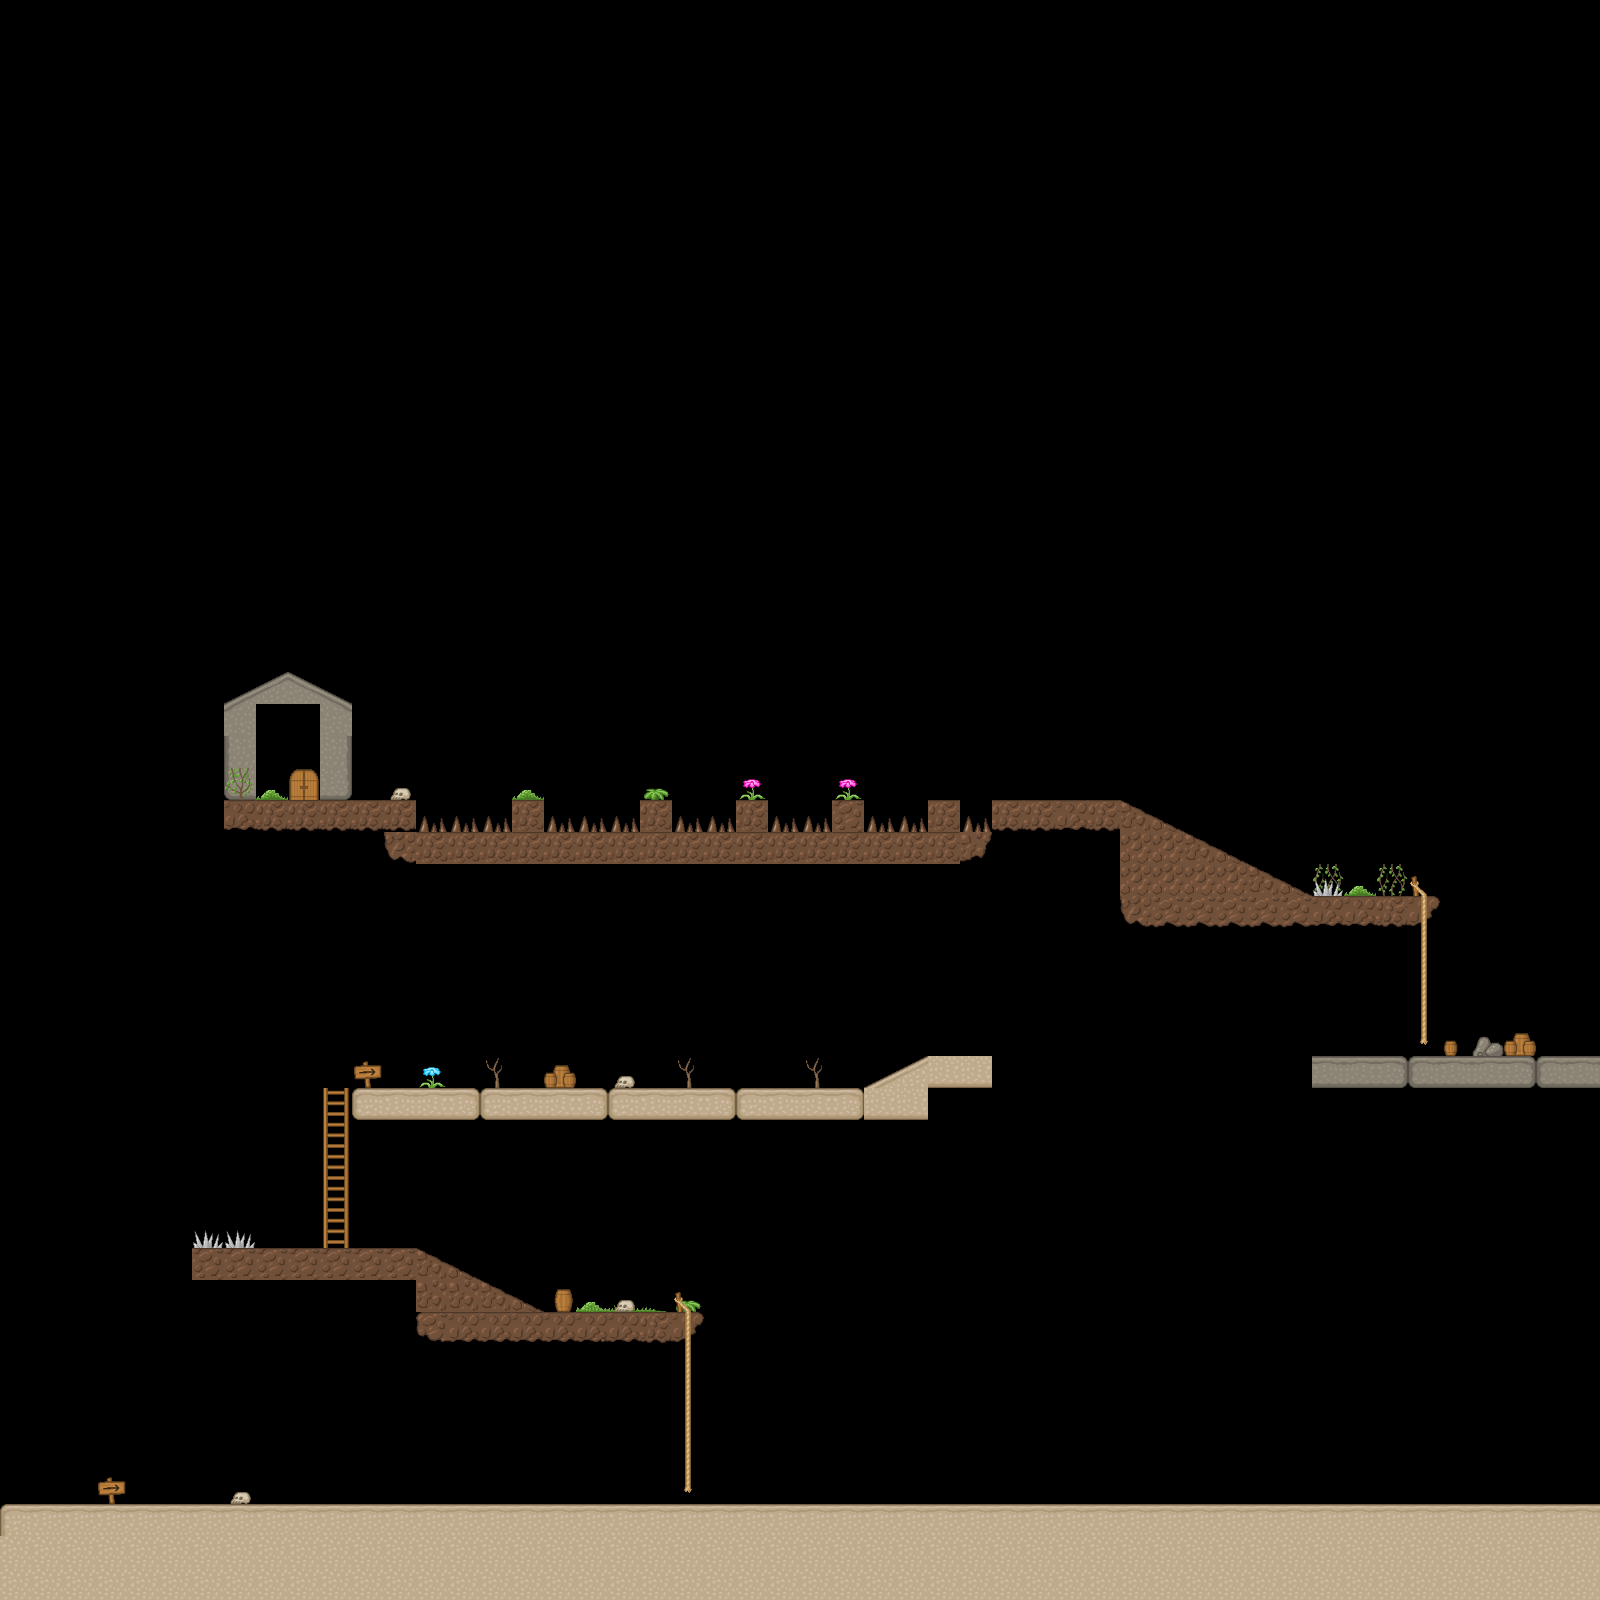

Rendered tile map (Tiled .tmx) drawn with the repository's tilesets; below, a short description and the map source with its tile grids summarised:
An orthogonal 50x50 tile map with 32x32 px tiles, 2 tile layers (Tile Layer 1, Tile Layer 2) and 54 objects (19x solid, 11x stop, 8x danger, 7x enemy, 3x stairs, ...).

<map version="1.0" orientation="orthogonal" renderorder="right-down" width="50" height="50" tilewidth="32" tileheight="32" nextobjectid="70">
 <tileset firstgid="1" name="tileset2" tilewidth="32" tileheight="32" tilecount="144" columns="12">
  <image source="images/tileset2.png" width="384" height="384" />
 </tileset>
 <layer name="Tile Layer 1" width="50" height="50">
  <data>[2500 cells, 247 non-empty, 35 distinct tile ids]</data>
 </layer>
 <layer name="Tile Layer 2" width="50" height="50">
  <data>[2500 cells, 87 non-empty, 33 distinct tile ids]</data>
 </layer>
 <objectgroup name="collision">
  <object id="1" name="solid" x="193" y="1252" width="217" height="28" />
  <object id="3" name="solid" x="416" y="1315" width="255" height="25" />
  <object id="4" name="solid" x="352" y="1089" width="575" height="33" />
  <object id="5" name="solid" x="933" y="1060" width="59" height="28" />
  <object id="6" name="solid" x="1313" y="1055" width="284" height="33" />
  <object id="7" name="solid" x="1573" y="485" width="13" height="571" />
  <object id="8" name="solid" x="1121" y="895" width="288" height="33" />
  <object id="9" name="solid" x="993" y="804" width="122" height="27" />
  <object id="10" name="solid" x="383" y="832" width="609" height="16" />
  <object id="11" name="solid" x="513" y="800" width="31" height="33" />
  <object id="12" name="solid" x="640" y="798" width="31" height="33" />
  <object id="13" name="solid" x="736" y="799" width="31" height="33" />
  <object id="14" name="solid" x="832" y="800" width="31" height="33" />
  <object id="15" name="solid" x="928" y="799" width="31" height="33" />
  <object id="16" name="solid" x="224" y="798" width="192" height="33" />
  <object id="17" name="solid" x="1" y="480" width="31" height="1030" />
  <object id="18" name="solid" x="223" y="705" width="31" height="93" />
  <object id="22" name="solid" x="1452" y="1065" width="51" height="437" />
  <object id="23" name="solid" x="32" y="1509" width="1419" height="41" />
  <object id="24" name="stairs" x="682" y="1303" width="9" height="190" />
  <object id="25" name="stairs" x="323" y="1088" width="25" height="159" />
  <object id="27" name="stairs" x="1420" y="889" width="8" height="165" />
  <object id="28" name="danger" x="672" y="815" width="62" height="18" />
  <object id="29" name="danger" x="769" y="813" width="62" height="18" />
  <object id="30" name="danger" x="866" y="813" width="62" height="18" />
  <object id="31" name="danger" x="963" y="813" width="21" height="18" />
  <object id="32" name="danger" x="547" y="815" width="88" height="18" />
  <object id="33" name="danger" x="418" y="813" width="89" height="18" />
  <object id="34" name="door" x="292" y="770" width="25" height="28" />
  <object id="35" name="danger" x="194" y="1230" width="63" height="18" />
  <object id="36" name="danger" x="1312" y="881" width="28" height="13" />
  <object id="39" name="rightSlope" x="863" y="1055" width="64" height="34" />
  <object id="40" name="platform" x="1005" y="1066" width="94" height="13" />
  <object id="45" name="enemy" x="1351" y="876" width="24" height="22" />
  <object id="46" name="enemy" x="1036" y="787" width="12" height="16" />
  <object id="48" name="player" x="169" y="1451" width="24" height="22" />
  <object id="49" name="stop" x="828" y="1077" width="9" height="9" />
  <object id="51" name="stop" x="380" y="1078" width="7" height="12" />
  <object id="52" name="stop" x="664" y="1303" width="7" height="8" />
  <object id="53" name="stop" x="548" y="1302" width="8" height="9" />
  <object id="54" name="stop" x="904" y="1497" width="10" height="8" />
  <object id="55" name="stop" x="396" y="767" width="32" height="32" />
  <object id="56" name="stop" x="998" y="790" width="11" height="11" />
  <object id="57" name="stop" x="1118" y="792" width="7" height="7" />
  <object id="58" name="stop" x="1311" y="882" width="9" height="12" />
  <object id="59" name="stop" x="1419" y="884" width="10" height="11" />
  <object id="60" name="stop" x="1329" y="1048" width="7" height="7" />
  <object id="61" name="leftSlope" x="417" y="1248" width="127" height="64" />
  <object id="64" name="leftSlope" x="1120" y="800" width="192" height="95" />
  <object id="65" name="enemy" x="258" y="781" width="12" height="16" />
  <object id="66" name="enemy" x="675" y="1072" width="12" height="16" />
  <object id="67" name="enemy" x="1509" y="1039" width="12" height="16" />
  <object id="68" name="enemy" x="441" y="1492" width="12" height="16" />
  <object id="69" name="enemy" x="591" y="1298" width="12" height="16" />
 </objectgroup>
</map>
